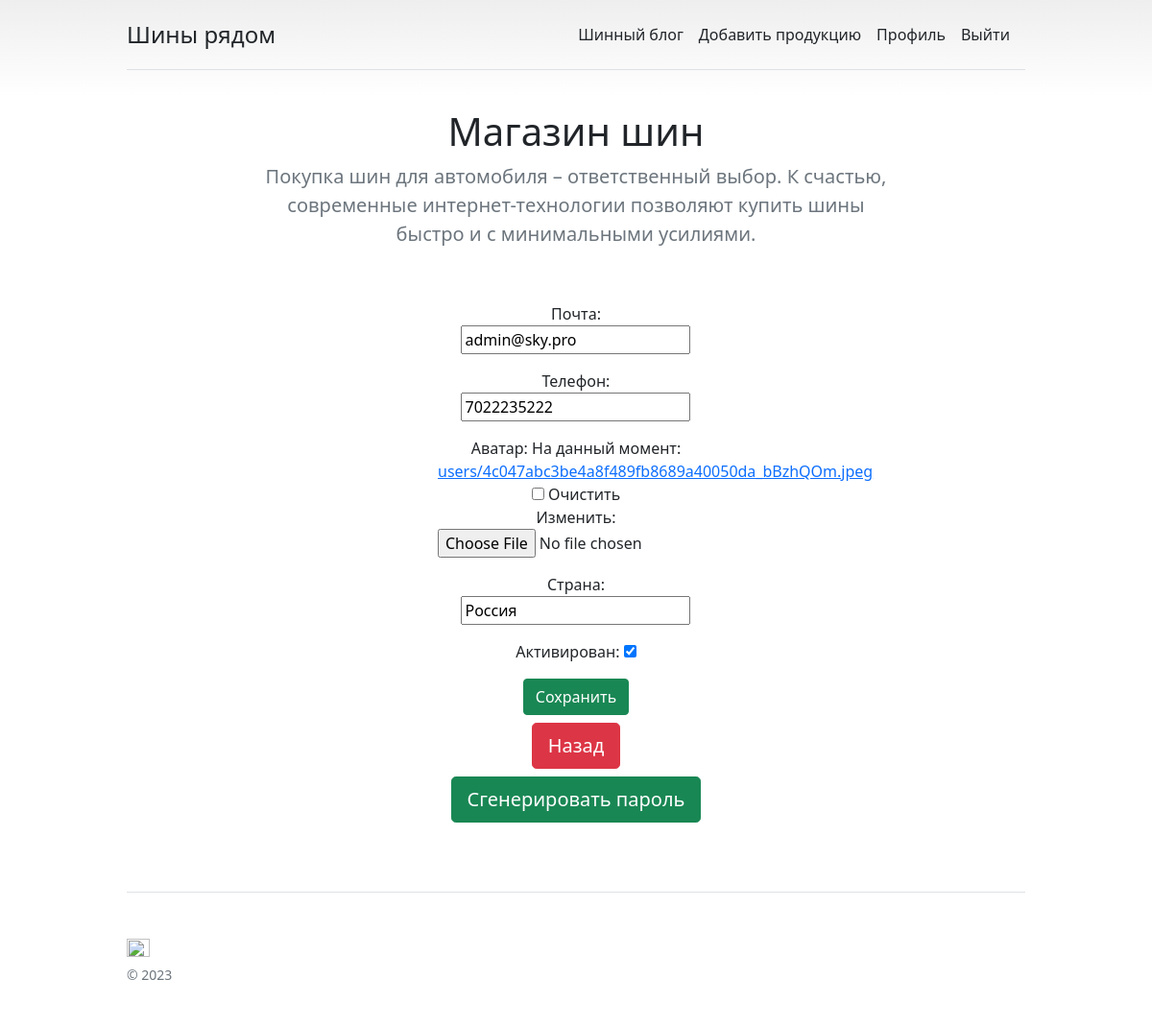
/users/profile/ (signed in), run on the app's committed database.
### users/models.py (models this page shows)
class User(AbstractUser):
    username = None
    email = models.EmailField(unique=True, verbose_name='почта')
    phone = models.CharField(max_length=35, verbose_name='телефон', blank=True)
    avatar = models.ImageField(upload_to='users/', verbose_name='аватар', blank=True)
    country = models.CharField(max_length=35, verbose_name='страна', blank=True)
    is_active = models.BooleanField(default=False, verbose_name='Активирован')
    verification_key = models.CharField(max_length=35, default='Не верифицирован', verbose_name='Ключ Активации')
    USERNAME_FIELD = "email"
    REQUIRED_FIELDS = []

### users/views.py (the view)
# urls.py: path('profile/', UserUpdateView.as_view(), name='profile'),
class UserUpdateView(LoginRequiredMixin, UpdateView):
    model = User
    form_class = RegisterForm
    success_url = reverse_lazy('users:profile')
    def get_object(self, queryset=None):
        return self.request.user

### users/forms.py
class RegisterForm(UserChangeForm):
    class Meta:
        model = User
        fields = ('email', 'password', 'phone', 'avatar', 'country', 'is_active')
    def __init__(self, *args, **kwargs):
        super().__init__(*args, **kwargs)
        self.fields['password'].widget = forms.HiddenInput()

### users/templates/users/user_form.html (shortened to what this page needs)
{% extends 'main/index.html' %}
{% load my_tags %}
{% block content %}
    <div class="jumbotron p-3 pb-md-4 mx-auto text-center">
            <form method="post" enctype="multipart/form-data">
                    {{ form.as_p }}
                    <input type="submit" class="btn btn-success" value="Сохранить" >
                    <a class="btn btn-danger btn-lg" href="{% url 'main:prod_list' %}" role="button">Назад</a>
            </form>
        <a class="btn btn-success btn-lg" href="{% url 'users:generate_new_password' %}" role="button">Сгенерировать пароль</a>
    </div>
{% endblock %}

### static/css/pricing.css (style rules this page uses)
body { background-image: linear-gradient(180deg, #eee, #fff 100px, #fff); }

### data on the page
User: email "admin@sky.pro", phone "7022235222", country "Россия", is_active "☑"
